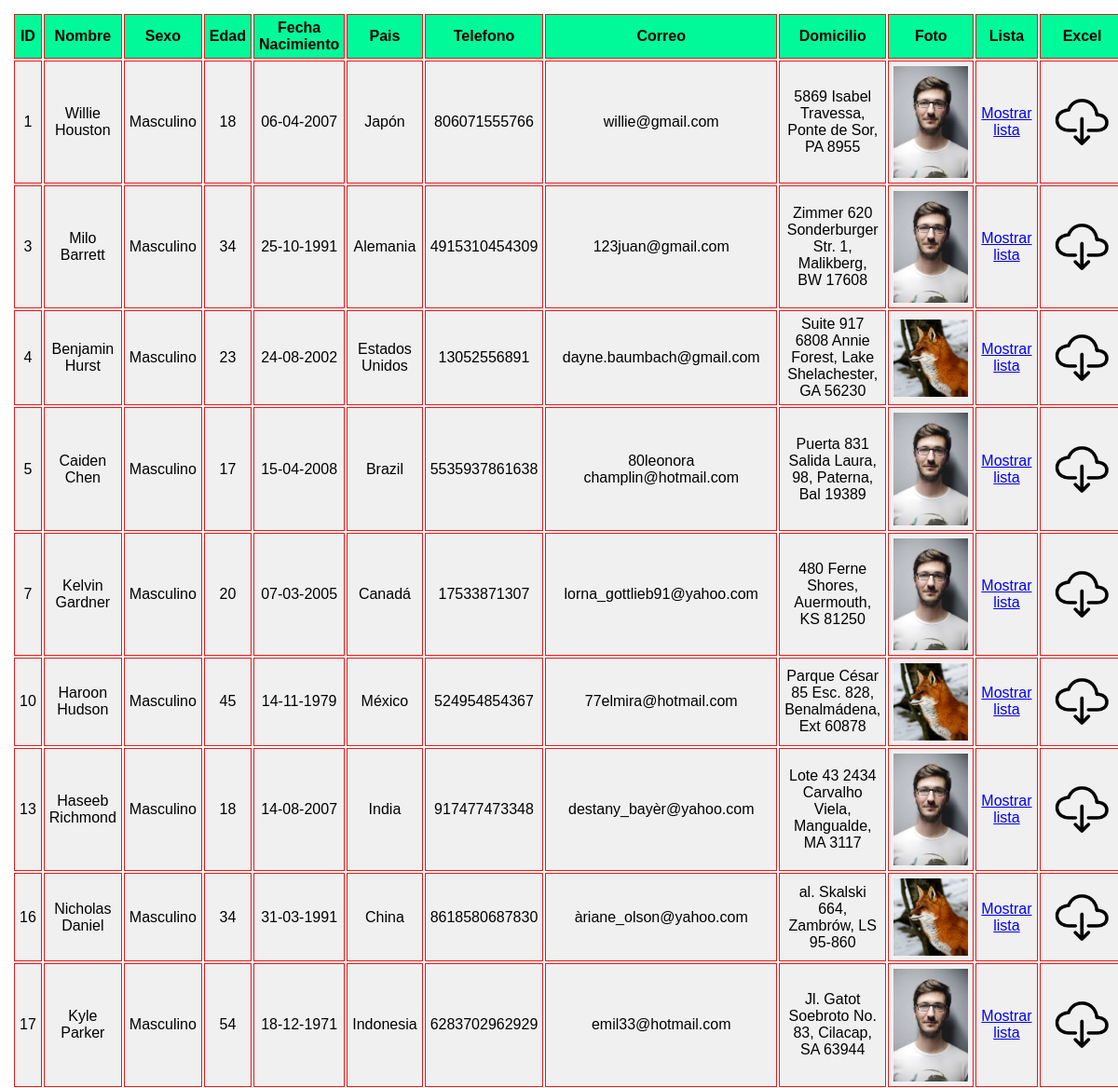
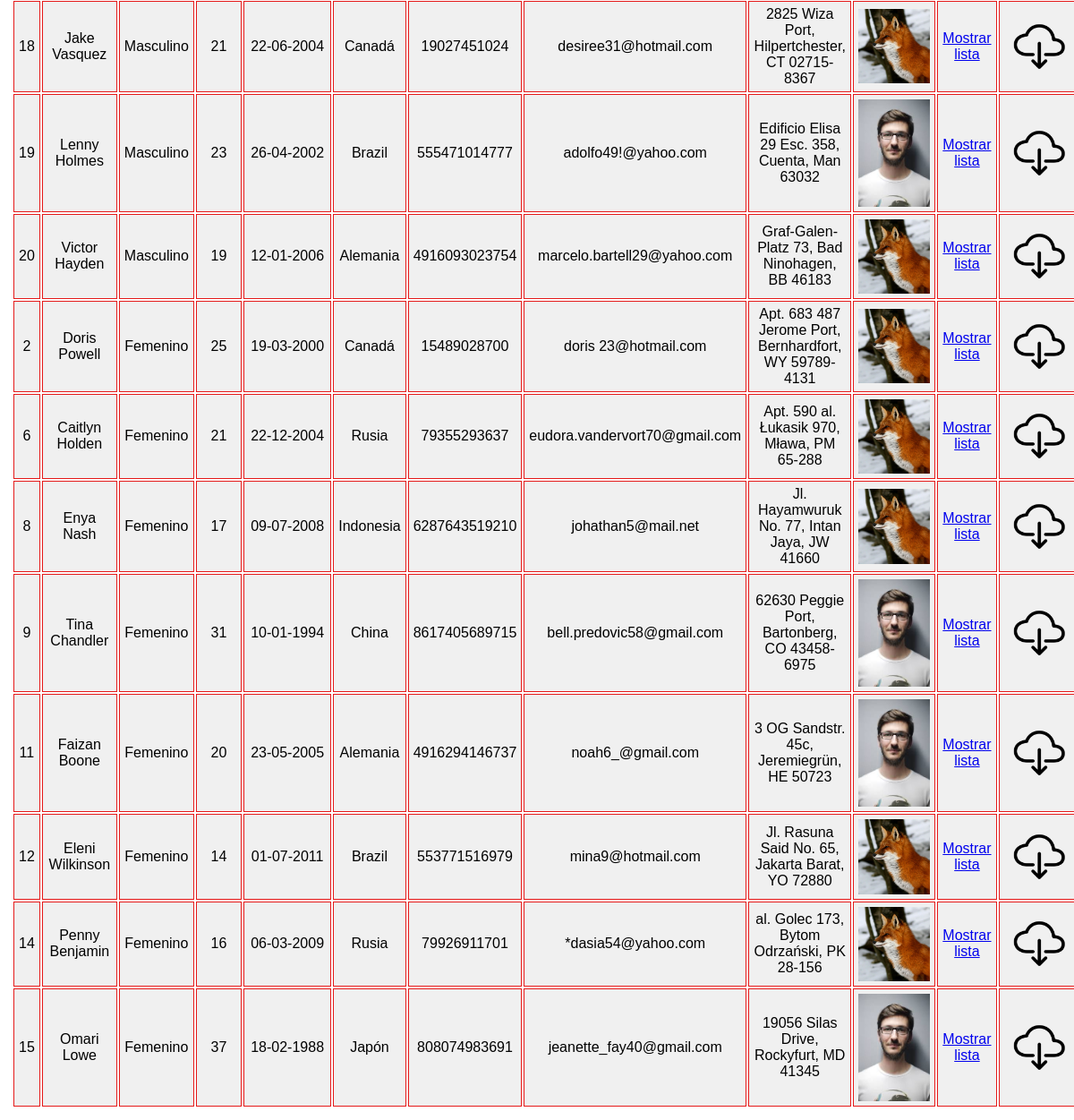
Page /R2/students.php on the committed database (2 pictures, top to bottom).
### tables this page shows
CREATE TABLE `student` (
  `id_students` int(11) NOT NULL AUTO_INCREMENT,
  `nombre` varchar(50) NOT NULL,
  `id_sexo` int(11) DEFAULT NULL,
  `edad` int(3) NOT NULL,
  `nacimiento` date NOT NULL,
  `id_paises` int(11) DEFAULT NULL,
  `telefono` varchar(13) NOT NULL,
  `correo` varchar(50) NOT NULL,
  `domicilio` varchar(255) NOT NULL,
  `foto` varchar(255) NOT NULL,
  `lista` varchar(255) NOT NULL,
  `excel` varchar(255) NOT NULL,
  PRIMARY KEY (`id_students`),
  KEY `id_paises` (`id_paises`),
  KEY `id_sexo` (`id_sexo`),
  CONSTRAINT `student_ibfk_1` FOREIGN KEY (`id_paises`) REFERENCES `paises` (`id_paises`) ON DELETE CASCADE ON UPDATE CASCADE,
  CONSTRAINT `student_ibfk_2` FOREIGN KEY (`id_sexo`) REFERENCES `sexo` (`id_sexo`) ON DELETE CASCADE ON UPDATE CASCADE
);

CREATE TABLE `sexo` (
  `id_sexo` int(11) NOT NULL,
  `descripcion` varchar(20) DEFAULT NULL,
  PRIMARY KEY (`id_sexo`)
);

CREATE TABLE `paises` (
  `id_paises` int(11) NOT NULL AUTO_INCREMENT,
  `pais` char(50) DEFAULT NULL,
  PRIMARY KEY (`id_paises`),
  KEY `id_paises` (`id_paises`)
);

### R2/students.php (the view, shortened to what this page needs)
<?php
$servername = "localhost";
$username   = "root";
$password   = "0000";
$dbname     = "students";
$port       = "755";
$conn = new mysqli($servername, $username, $password, $dbname, $port);
$sql = "
SELECT
  s.id_students   AS ID,
  s.nombre        AS Nombre,
  sex.descripcion AS Sexo,
  s.edad          AS Edad,
  s.nacimiento    AS Fecha_Nacimiento,
  DATE_FORMAT(s.nacimiento, '%d-%m-%Y') AS Fecha_Nacimiento,
  p.pais          AS Pais,
  s.telefono      AS Telefono,
  s.correo        AS Correo,
  s.domicilio     AS Domicilio,
  s.foto          AS Foto,
  s.lista         AS Lista,
  s.excel         AS Excel
FROM student s
JOIN sexo sex
  ON s.id_sexo = sex.id_sexo
JOIN paises p
  ON s.id_paises = p.id_paises
";
$result = $conn->query($sql);
if ($result->num_rows > 0) {
    echo "<table cellpadding='5'>";
    echo "<tr>
            <th>ID</th>
            <th>Nombre</th>
            <th>Sexo</th>
            <th>Edad</th>
            <th>Fecha Nacimiento</th>
            <th>Pais</th>
            <th>Telefono</th>
            <th>Correo</th>
            <th>Domicilio</th>
            <th>Foto</th>
            <th>Lista</th>
            <th>Excel</th>
          </tr>";
    while($row = $result->fetch_assoc()) {
        echo "<tr>";
        echo "<td>".$row['ID']."</td>";
        echo "<td>".$row['Nombre']."</td>";
        echo "<td>".$row['Sexo']."</td>";
        echo "<td>".$row['Edad']."</td>";
        echo "<td>".$row['Fecha_Nacimiento']."</td>";
        echo "<td>".$row['Pais']."</td>";
        echo "<td>".$row['Telefono']."</td>";
        echo "<td>".$row['Correo']."</td>";
        echo "<td>".$row['Domicilio']."</td>";
        echo "<td><img src='".$row['Foto']."' width='80'></td>";
        echo "<td><a href='".$row['Lista']."'>Mostrar lista</a></td>";
        echo "<td>
        <a href='".$row['Excel']."' target='_blank'>
            <img src='uploads/download.png' width='80' alt=''>
        </a>
        </td>";
        echo "</tr>";
    }
    echo "</table>";
} else {
    echo "No se encontraron resultados.";
}
?>
<!DOCTYPE html>
<html lang="es">
    <link rel="stylesheet" href="style.css" media="screen" />
</html>

### R2/style.css (style rules this page uses)
table { padding: 5; font-family: arial, sans-serif; border: 1; width: 100%; }
th { background-color: mediumspringgreen; border: 1px solid rgb(229, 25, 25); text-align: center; padding: 5px; }
td { border: 1px solid rgb(229, 25, 25); text-align: center; padding: 5px; }
tr { background-color: rgb(240, 240, 240); }

### rows in the picture
student: id_students "1", nombre "Willie Houston", id_sexo.descripcion "Masculino", edad "18", Fecha_Nacimiento "06-04-2007", id_paises.pais "Japón", telefono "806071555766", correo "willie@gmail.com", domicilio "5869 Isabel Travessa, Ponte de Sor, PA 8955", foto (picture)
student: id_students "3", nombre "Milo Barrett", id_sexo.descripcion "Masculino", edad "34", Fecha_Nacimiento "25-10-1991", id_paises.pais "Alemania", telefono "4915310454309", correo "123juan@gmail.com", domicilio "Zimmer 620 Sonderburger Str. 1, Malikberg, BW 17608", foto (picture)
student: id_students "4", nombre "Benjamin Hurst", id_sexo.descripcion "Masculino", edad "23", Fecha_Nacimiento "24-08-2002", id_paises.pais "Estados Unidos", telefono "13052556891", correo "dayne.baumbach@gmail.com", domicilio "Suite 917 6808 Annie Forest, Lake Shelachester, GA 56230", foto (picture)
student: id_students "5", nombre "Caiden Chen", id_sexo.descripcion "Masculino", edad "17", Fecha_Nacimiento "15-04-2008", id_paises.pais "Brazil", telefono "5535937861638", correo "80leonora champlin@hotmail.com", domicilio "Puerta 831 Salida Laura, 98, Paterna, Bal 19389", foto (picture)
student: id_students "7", nombre "Kelvin Gardner", id_sexo.descripcion "Masculino", edad "20", Fecha_Nacimiento "07-03-2005", id_paises.pais "Canadá", telefono "17533871307", correo "lorna_gottlieb91@yahoo.com", domicilio "480 Ferne Shores, Auermouth, KS 81250", foto (picture)
student: id_students "10", nombre "Haroon Hudson", id_sexo.descripcion "Masculino", edad "45", Fecha_Nacimiento "14-11-1979", id_paises.pais "México", telefono "524954854367", correo "77elmira@hotmail.com", domicilio "Parque César 85 Esc. 828, Benalmádena, Ext 60878", foto (picture)
student: id_students "13", nombre "Haseeb Richmond", id_sexo.descripcion "Masculino", edad "18", Fecha_Nacimiento "14-08-2007", id_paises.pais "India", telefono "917477473348", correo "destany_bayèr@yahoo.com", domicilio "Lote 43 2434 Carvalho Viela, Mangualde, MA 3117", foto (picture)
student: id_students "16", nombre "Nicholas Daniel", id_sexo.descripcion "Masculino", edad "34", Fecha_Nacimiento "31-03-1991", id_paises.pais "China", telefono "8618580687830", correo "àriane_olson@yahoo.com", domicilio "al. Skalski 664, Zambrów, LS 95-860", foto (picture)
student: id_students "17", nombre "Kyle Parker", id_sexo.descripcion "Masculino", edad "54", Fecha_Nacimiento "18-12-1971", id_paises.pais "Indonesia", telefono "6283702962929", correo "emil33@hotmail.com", domicilio "Jl. Gatot Soebroto No. 83, Cilacap, SA 63944", foto (picture)
student: id_students "18", nombre "Jake Vasquez", id_sexo.descripcion "Masculino", edad "21", Fecha_Nacimiento "22-06-2004", id_paises.pais "Canadá", telefono "19027451024", correo "desiree31@hotmail.com", domicilio "2825 Wiza Port, Hilpertchester, CT 02715-8367", foto (picture)
student: id_students "19", nombre "Lenny Holmes", id_sexo.descripcion "Masculino", edad "23", Fecha_Nacimiento "26-04-2002", id_paises.pais "Brazil", telefono "555471014777", correo "adolfo49!@yahoo.com", domicilio "Edificio Elisa 29 Esc. 358, Cuenta, Man 63032", foto (picture)
student: id_students "20", nombre "Victor Hayden", id_sexo.descripcion "Masculino", edad "19", Fecha_Nacimiento "12-01-2006", id_paises.pais "Alemania", telefono "4916093023754", correo "marcelo.bartell29@yahoo.com", domicilio "Graf-Galen-Platz 73, Bad Ninohagen, BB 46183", foto (picture)
student: id_students "2", nombre "Doris Powell", id_sexo.descripcion "Femenino", edad "25", Fecha_Nacimiento "19-03-2000", id_paises.pais "Canadá", telefono "15489028700", correo "doris 23@hotmail.com", domicilio "Apt. 683 487 Jerome Port, Bernhardfort, WY 59789-4131", foto (picture)
student: id_students "6", nombre "Caitlyn Holden", id_sexo.descripcion "Femenino", edad "21", Fecha_Nacimiento "22-12-2004", id_paises.pais "Rusia", telefono "79355293637", correo "eudora.vandervort70@gmail.com", domicilio "Apt. 590 al. Łukasik 970, Mława, PM 65-288", foto (picture)
student: id_students "8", nombre "Enya Nash", id_sexo.descripcion "Femenino", edad "17", Fecha_Nacimiento "09-07-2008", id_paises.pais "Indonesia", telefono "6287643519210", correo "johathan5@mail.net", domicilio "Jl. Hayamwuruk No. 77, Intan Jaya, JW 41660", foto (picture)
student: id_students "9", nombre "Tina Chandler", id_sexo.descripcion "Femenino", edad "31", Fecha_Nacimiento "10-01-1994", id_paises.pais "China", telefono "8617405689715", correo "bell.predovic58@gmail.com", domicilio "62630 Peggie Port, Bartonberg, CO 43458-6975", foto (picture)
student: id_students "11", nombre "Faizan Boone", id_sexo.descripcion "Femenino", edad "20", Fecha_Nacimiento "23-05-2005", id_paises.pais "Alemania", telefono "4916294146737", correo "noah6_@gmail.com", domicilio "3 OG Sandstr. 45c, Jeremiegrün, HE 50723", foto (picture)
student: id_students "12", nombre "Eleni Wilkinson", id_sexo.descripcion "Femenino", edad "14", Fecha_Nacimiento "01-07-2011", id_paises.pais "Brazil", telefono "553771516979", correo "mina9@hotmail.com", domicilio "Jl. Rasuna Said No. 65, Jakarta Barat, YO 72880", foto (picture)
student: id_students "14", nombre "Penny Benjamin", id_sexo.descripcion "Femenino", edad "16", Fecha_Nacimiento "06-03-2009", id_paises.pais "Rusia", telefono "79926911701", correo "*dasia54@yahoo.com", domicilio "al. Golec 173, Bytom Odrzański, PK 28-156", foto (picture)
student: id_students "15", nombre "Omari Lowe", id_sexo.descripcion "Femenino", edad "37", Fecha_Nacimiento "18-02-1988", id_paises.pais "Japón", telefono "808074983691", correo "jeanette_fay40@gmail.com", domicilio "19056 Silas Drive, Rockyfurt, MD 41345", foto (picture)
